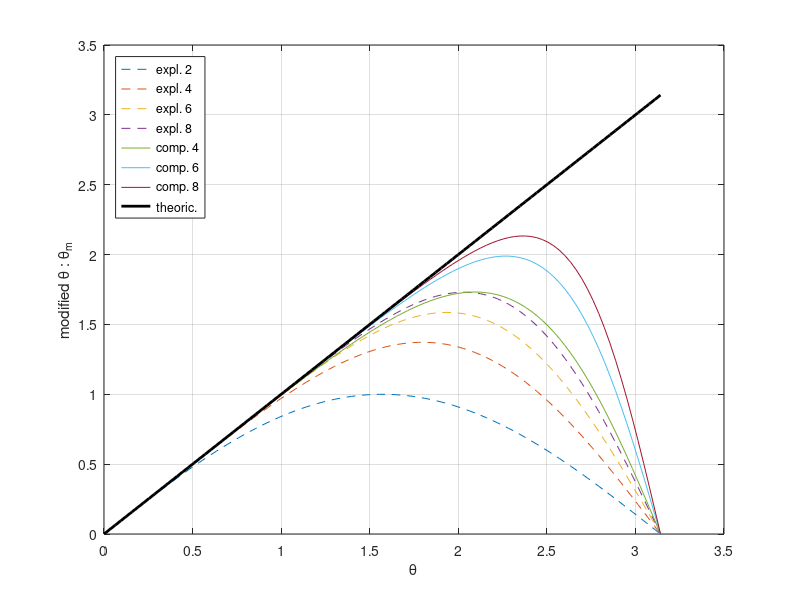
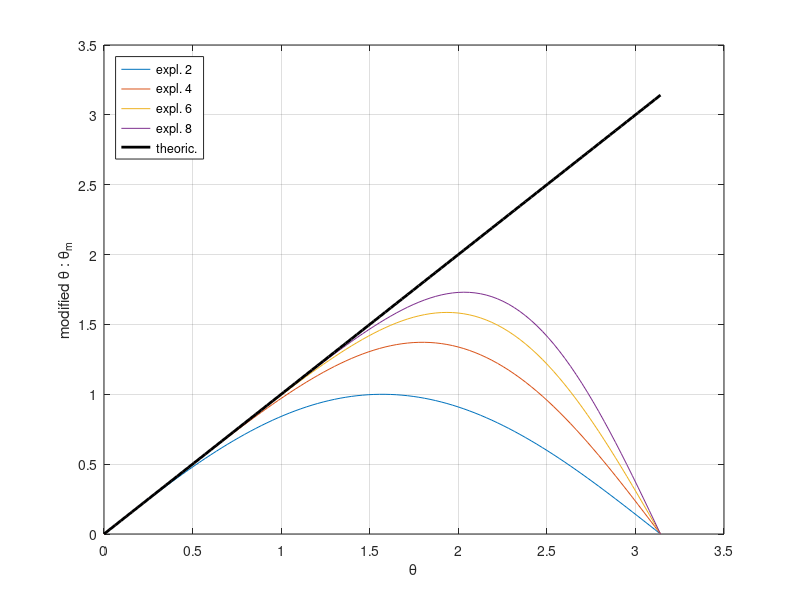

These figures' MATLAB source, in order:
clc; clear all; close all;

teta=linspace(0,pi,100);

se2=sin(teta);
se4=(4/3)*sin(teta)-(1/3)*sin(2*teta)/2;
se6=3/2*sin(teta)-3/5*sin(2*teta)/2+1/10*sin(3*teta)/3;
se8=8/5*sin(teta)-4/5*sin(2*teta)/2+8/35*sin(3*teta)/3-1/35*sin(4*teta)/4;

sc4=sin(teta)./(2/3+2*(1/6*cos(teta)));
sc6=(14/9*sin(teta)+1/18*sin(2*teta))./(1+(2/3)*cos(teta));
sc8=((25/16)*sin(teta)+(1/5)*sin(2*teta)/2-(1/80)*sin(3*teta)/3)./(1+2*(3/8)*cos(teta));

figure(1)
plot(teta,se2,'--',teta,se4,'--',teta,se6,'--',teta,se8,'--',teta,sc4,'-',teta,sc6,'-',teta,sc8,'-',teta,teta,'k-','Linewidth',2)
legend('expl. 2','expl. 4','expl. 6','expl. 8','comp. 4','comp. 6','comp. 8','theoric.','Location','northwest')
xlabel('\theta')
ylabel('modified \theta : \theta_m')
grid on

figure(2)
plot(teta,se2,'-',teta,se4,'-',teta,se6,'-',teta,se8,'-',teta,teta,'k-','Linewidth',2)
legend('expl. 2','expl. 4','expl. 6','expl. 8','theoric.','Location','northwest')
xlabel('\theta')
ylabel('modified \theta : \theta_m')
grid on